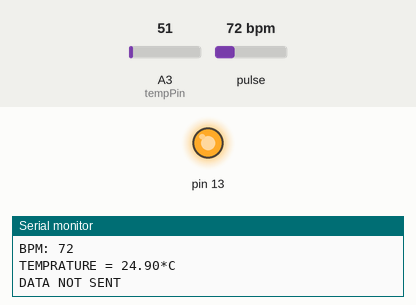
This sketch was run on a simulated Arduino Uno, built with avr-gcc and run on an emulated ATmega328P. Parts: output pins drawn as LEDs (lit = HIGH), the last lines printed to the serial monitor. Dashed ring = blinking. The test bench sets the inputs (shaded band); at power-on: pulse 72 bpm, A3 (tempPin) = 51.

Above: at 1.2 s.
1.3 s: pulse set to 61 bpm
3.2 s: pulse set to 58 bpm
At 4.8 s:
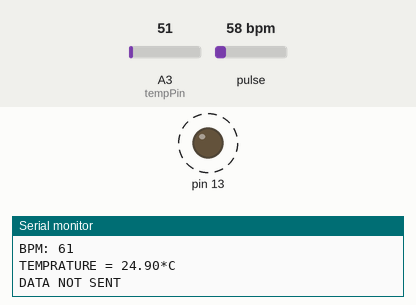
11.6 s: pulse set to 70 bpm
At 12.7 s:
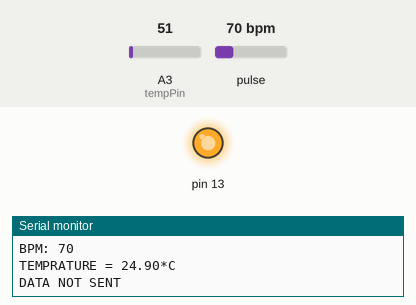
13.1 s: pulse set to 42 bpm
At 15.8 s:
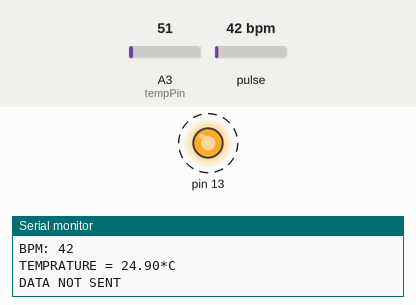
Timing chart, 0 to 18.3 s (numbered marks = the images above; inputs shaded):
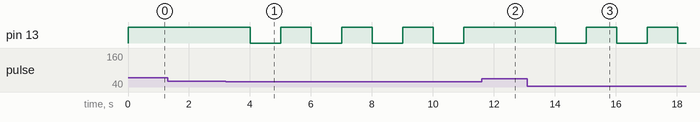

The sketch:

fypBoth.ino
```cpp
/*  Getting_BPM_to_Monitor prints the BPM to the Serial Monitor, using the least lines of code and PulseSensor Library.
 *  Tutorial Webpage: https://pulsesensor.com/pages/getting-advanced
 *
--------Use This Sketch To------------------------------------------
1) Displays user's live and changing BPM, Beats Per Minute, in Arduino's native Serial Monitor.
2) Print: "♥  A HeartBeat Happened !" when a beat is detected, live.
2) Learn about using a PulseSensor Library "Object".
4) Blinks LED on PIN 13 with user's Heartbeat.
--------------------------------------------------------------------*/

#define USE_ARDUINO_INTERRUPTS true    // Set-up low-level interrupts for most acurate BPM math.
#include <PulseSensorPlayground.h>     // Includes the PulseSensorPlayground Library.
#include <SoftwareSerial.h>
#include <ArduinoJson.h>
SoftwareSerial s(5,6);

//  Variables
//int val=0;                     //
const int tempPin = 3;         // Temperature sensor input to ANALOG PIN 3
const int PulseWire = 1;       // PulseSensor PURPLE WIRE connected to ANALOG PIN 1
const int LED13 = 13;          // The on-board Arduino LED, close to PIN 13.
int Threshold = 550;           // Determine which Signal to "count as a beat" and which to ignore.
                               // Use the "Gettting Started Project" to fine-tune Threshold Value beyond default setting.
                               // Otherwise leave the default "550" value.

PulseSensorPlayground pulseSensor;  // Creates an instance of the PulseSensorPlayground object called "pulseSensor"


void setup() {

  Serial.begin(9600);          // For Serial Monitor
  s.begin(9600);


  // Configure the PulseSensor object, by assigning our variables to it.
  pulseSensor.analogInput(PulseWire);
  pulseSensor.blinkOnPulse(LED13);       //auto-magically blink Arduino's LED with heartbeat.
  pulseSensor.setThreshold(Threshold);
 // digitalWrite(8, HIGH);   // turn the LED on (HIGH is the voltage level)
  // Double-check the "pulseSensor" object was created and "began" seeing a signal.
   if (pulseSensor.begin()) {
    Serial.println("We created a pulseSensor Object !");  //This prints one time at Arduino power-up,  or on Arduino reset.
  }
}


void loop() {

 int myBPM = pulseSensor.getBeatsPerMinute();  // Calls function on our pulseSensor object that returns BPM as an "int".
                                               // "myBPM" hold this BPM value now.
 int val = analogRead(tempPin);
float mv = ( val/1024.0)*5000;
float cel = mv/10;
int cel10 = cel*10;
//float farh = (cel*9)/5 + 32;
if (pulseSensor.sawStartOfBeat())
{            // Constantly test to see if "a beat happened".
 //Serial.println("♥  A HeartBeat Happened ! "); // If test is "true", print a message "a heartbeat happened".
 Serial.print("BPM: ");                        // Print phrase "BPM: "
 Serial.println(myBPM);   // Print the value inside of myBPM.
Serial.print("TEMPRATURE = ");
Serial.print(cel);
Serial.print("*C");
Serial.println();
Serial.println();
StaticJsonBuffer<1000> jsonBuffer;
 JsonObject& root = jsonBuffer.createObject();
  root["data1"] = myBPM;
  root["data2"] = cel10;
if(s.available()>0)
{
 root.printTo(s);
 Serial.println("DATA SENT");
}
else
 Serial.println("DATA NOT SENT");


}
delay(1000);


  //delay(20);                    // considered best practice in a simple sketch.

/*Serial.println(myBPM);
Serial.print("TEMPRATURE = ");
Serial.print(cel);
Serial.print("*C");
Serial.println();*/
//delay(1000);

}
```

Measured:
- the behaviour switches between 60 and 59 bpm on pulse (found by bisection; images 0 and 1)
- after the input at 3.2 s, pin 13: alternates HIGH for 1.0 s and LOW for 1.0 s, starting after 0.81 s
- after the input at 11.6 s, pin 13: stays HIGH (without the input it goes to LOW after 0.42 s)
- after the input at 13.1 s, pin 13: alternates HIGH for 1.0 s and LOW for 1.0 s, starting after 0.92 s
